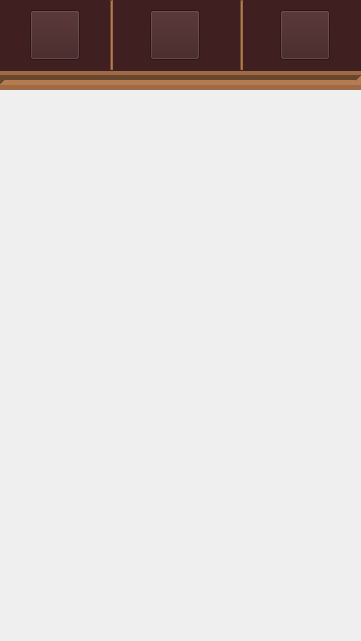
       <widget class="QWidget" name="bwidget_3perfil" native="true">
        <property name="geometry">
         <rect>
          <x>0</x>
          <y>0</y>
          <width>361</width>
          <height>641</height>
         </rect>
        </property>
        <property name="styleSheet">
         <string notr="true"/>
        </property>
        <widget class="QWidget" name="menu_perfil" native="true">
         <property name="geometry">
          <rect>
           <x>0</x>
           <y>0</y>
           <width>371</width>
           <height>71</height>
          </rect>
         </property>
         <property name="styleSheet">
          <string notr="true">background-color: rgb(63, 31, 32);</string>
         </property>
         <widget class="QPushButton" name="btn_home2">
          <property name="geometry">
           <rect>
            <x>30</x>
            <y>10</y>
            <width>50</width>
            <height>50</height>
           </rect>
          </property>
          <property name="styleSheet">
           <string notr="true">image: url(:/btn_home_semclicar/iconehomesemselecionar.png);</string>
          </property>
          <property name="text">
           <string/>
          </property>
          <property name="flat">
           <bool>false</bool>
          </property>
         </widget>
         <widget class="QPushButton" name="btn_treinamento_4">
          <property name="geometry">
           <rect>
            <x>150</x>
            <y>10</y>
            <width>50</width>
            <height>50</height>
           </rect>
          </property>
          <property name="styleSheet">
           <string notr="true">image: url(:/btn_treinamsemclicar/iconepontossemclicar2.png);
selection-color: rgb(0, 0, 0);
selection-background-color: rgb(0, 0, 0);</string>
          </property>
          <property name="text">
           <string/>
          </property>
          <property name="flat">
           <bool>false</bool>
          </property>
         </widget>
         <widget class="QPushButton" name="btn_perfil_semclicar">
          <property name="geometry">
           <rect>
            <x>280</x>
            <y>10</y>
            <width>50</width>
            <height>50</height>
           </rect>
          </property>
          <property name="styleSheet">
           <string notr="true">image: url(:/btn_perfilselecionado/iconeperfilclicado.png);
selection-color: rgb(0, 0, 0);
selection-background-color: rgb(0, 0, 0);</string>
          </property>
          <property name="text">
           <string/>
          </property>
          <property name="flat">
           <bool>false</bool>
          </property>
         </widget>
         <widget class="Line" name="line_11">
          <property name="geometry">
           <rect>
            <x>110</x>
            <y>0</y>
            <width>3</width>
            <height>70</height>
           </rect>
          </property>
          <property name="styleSheet">
           <string notr="true">color: rgb(255, 255, 255);
background-color: rgb(158, 107, 70);</string>
          </property>
          <property name="orientation">
           <enum>Qt::Vertical</enum>
          </property>
         </widget>
         <widget class="Line" name="line_12">
          <property name="geometry">
           <rect>
            <x>240</x>
            <y>0</y>
            <width>3</width>
            <height>70</height>
           </rect>
          </property>
          <property name="styleSheet">
           <string notr="true">background-color: rgb(158, 107, 70);</string>
          </property>
          <property name="orientation">
           <enum>Qt::Vertical</enum>
          </property>
         </widget>
         <widget class="QPushButton" name="btn_perfil_clicado">
          <property name="geometry">
           <rect>
            <x>280</x>
            <y>10</y>
            <width>50</width>
            <height>50</height>
           </rect>
          </property>
          <property name="styleSheet">
           <string notr="true">image: url(:/btn_perfilselecionado/iconeperfilclicado.png);</string>
          </property>
          <property name="text">
           <string/>
          </property>
          <property name="flat">
           <bool>true</bool>
          </property>
         </widget>
         <zorder>btn_home2</zorder>
         <zorder>btn_treinamento_4</zorder>
         <zorder>line_11</zorder>
         <zorder>line_12</zorder>
         <zorder>btn_perfil_clicado</zorder>
         <zorder>btn_perfil_semclicar</zorder>
        </widget>
        <widget class="Line" name="line_10">
         <property name="windowModality">
          <enum>Qt::NonModal</enum>
         </property>
         <property name="geometry">
          <rect>
           <x>0</x>
           <y>70</y>
           <width>361</width>
           <height>20</height>
          </rect>
         </property>
         <property name="styleSheet">
          <string notr="true">background-color: rgb(158, 107, 70);</string>
         </property>
         <property name="frameShadow">
          <enum>QFrame::Sunken</enum>
         </property>
         <property name="lineWidth">
          <number>5</number>
         </property>
         <property name="orientation">
          <enum>Qt::Horizontal</enum>
         </property>
        </widget>
        <widget class="QWidget" name="zfundo_treinamento_2" native="true">
         <property name="geometry">
          <rect>
           <x>0</x>
           <y>90</y>
           <width>361</width>
           <height>551</height>
          </rect>
         </property>
         <widget class="QWidget" name="fundo_2" native="true">
          <property name="geometry">
           <rect>
            <x>0</x>
            <y>90</y>
            <width>361</width>
            <height>551</height>
           </rect>
          </property>
         </widget>
        </widget>
        <zorder>line_10</zorder>
        <zorder>zfundo_treinamento_2</zorder>
        <zorder>menu_perfil</zorder>
       </widget>
